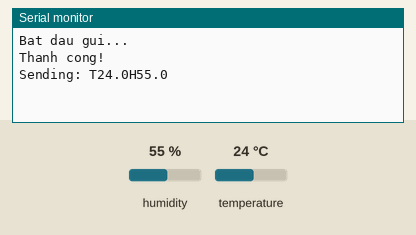
A sketch run on a simulated Arduino Uno, built with avr-gcc and run on an emulated ATmega328P. Parts: the last lines printed to the serial monitor. Inputs (shaded band) come from the test bench; at power-on: humidity 55 %, temperature 24 °C. No radio packets arrive unless stated.

Above: at 2.2 s.
2.3 s: humidity set to 22 %
At 4.9 s:
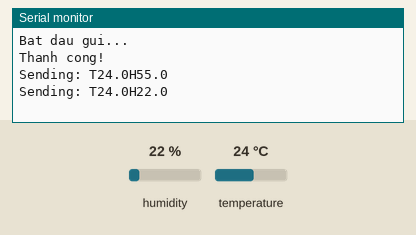
5.2 s: temperature set to 12 °C
At 7.6 s:
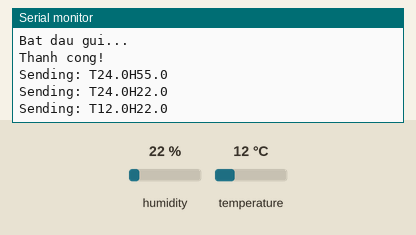
8.1 s: humidity set to 40 %
At 8.6 s:
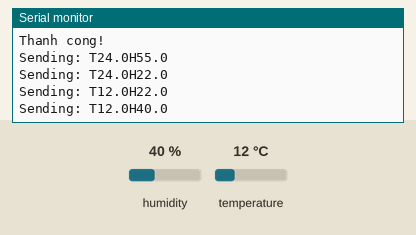
Timing chart, 0 to 11.1 s (numbered marks = the images above; inputs shaded):
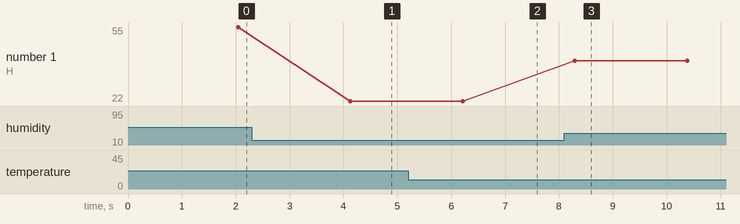

The sketch:

gui_3.ino
```cpp
#include "Arduino.h"
#include "LoRa.h"
#include "DHT.h"

// Dinh nghia chan
#define NSS 5
#define RST 14
#define DIO0 26
#define MISO 19
#define SCK 18
#define MOSI 23

// Cau hinh chan cam bien DHT11
#define DHTtype DHT11
#define DHTpins 13
DHT myDHT(DHTpins, DHTtype);

float NhietDo, DoAm;

// Timing variables
unsigned long lastSend = 0;
const unsigned long sendInterval = 2000;  // Gui du lieu moi 2 giay

void setup() {
  Serial.begin(9600);
  delay(1000);

  Serial.println("Bat dau gui...");
  myDHT.begin();

  // Khoi dong lora
  LoRa.setPins(NSS, RST, DIO0);
  if (!LoRa.begin(433E6)) {
    Serial.println("Loi lora!");
    while (1);
  }

  Serial.println("Thanh cong!");

  // Cau hinh Lora
  LoRa.setTxPower(14);              // Cong suat phat (2-20)
  LoRa.setSpreadingFactor(7);       // He so trai pho
  LoRa.setSignalBandwidth(125E3);   // bang thong tin hieu 125k Hz
  LoRa.setCodingRate4(5);           // thiet lap ty le ma hoa
  LoRa.setPreambleLength(8);        // thiet lap do dai tien to
  LoRa.setSyncWord(0x12);           // ma dinh danh
  LoRa.enableCrc();                 // bat kiem tra loi CRC cho goi tin
}

bool readSensor() {
  NhietDo = myDHT.readTemperature();
  DoAm = myDHT.readHumidity();

  if (isnan(NhietDo) || isnan(DoAm)) {
    Serial.println("Loi cam bien!");
    return false;
  }

  // Validate humidity range
  if (DoAm < 0) DoAm = 0;
  if (DoAm > 100) DoAm = 100;

  return true;
}

void sendData() {
  if (readSensor()) {
    // Simple format: "T25.5H60.2"
    String dataPacket = "T" + String(NhietDo, 1) + "H" + String(DoAm, 1);

    Serial.print("Sending: ");
    Serial.println(dataPacket);

    LoRa.beginPacket();
    LoRa.print(dataPacket);
    LoRa.endPacket();
  } else {
    // Send error message
    Serial.println("Loi tin hieu");
    LoRa.beginPacket();
    LoRa.print("ERROR");
    LoRa.endPacket();
  }
}

void loop() {
  unsigned long now = millis();

  // Send data at regular intervals
  if (now - lastSend >= sendInterval) {
    sendData();
    lastSend = now;
  }

  delay(100);
}
// Tom tat hoat dong
// 1. Khoi dong LoRa
// 2. Cu 2s doc nhiet do, do am, tao chuoi dang T25.5H60.2, gui qua Lora
// 3. Neu loi cam bien -> GUI THONG BAO LOI
```

Measured:
- after the input at 2.3 s, the serial monitor: prints a new line after 1.8 s (image 1)
- after the input at 5.2 s, the serial monitor: prints a new line after 1.0 s (image 2)
- after the input at 8.1 s, the serial monitor: prints a new line after 0.20 s (image 3)
- plotted number 1: 55 → 22 after the input at 2.3 s, 22 → 40 after the input at 8.1 s
